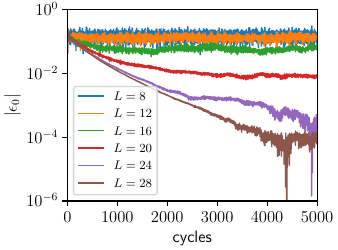

This chart was generated by the following Python code:
# plot energy density dynamics for different system sizes

import numpy as np
from matplotlib import rc
rc('text', usetex=True)
import matplotlib.pyplot as plt

# parameters
Ll = [8, 12, 16, 20, 24, 28]                                        # system sizes
state_name = "x_p"                                                  # state x/y/z plus/minus (p/m)
tau = 1.3                                                           # half-period
cycles = [10000, 10000, 10000, 10000, 5000, 5000]                  # cycles
cycles_max = 5000                                                   # plot until cycles_max

plt.figure(1, figsize=(3.375, 2.5), constrained_layout=True)
for i, L in enumerate(Ll):

    # read data
    name = "hhz_pbc_k=0_p=1_energy_dynamics_" + state_name + "_L=" + str(L) + "_tau" \
           + str(tau).replace(".", "-") + "_cycles=" + str(cycles[i]) + ".npz"

    data = np.load(name)
    en_x = data["en_x"]
    en_z = data["en_z"]
    en_avg = 0.5 * (en_x + en_z)

    # plot
    plt.plot(np.absolute(en_avg[:cycles_max]), lw=1, label=r"$L=" + str(L) + r"$")

    # plt.grid(True)
    plt.legend(fontsize=9)

    plt.xlim(0, cycles_max)
    plt.yscale("log")
    plt.ylim(1.e-6, 1.0)
    plt.xticks(fontsize=12)
    plt.yticks([1.e-6, 1.e-4, 1.e-2, 1.], fontsize=12)

    plt.xlabel("cycles", fontsize=12)
    plt.ylabel(r"$|\epsilon_{0}|$", fontsize=12)


plt.savefig("Fig3.pdf")
# plt.show()

